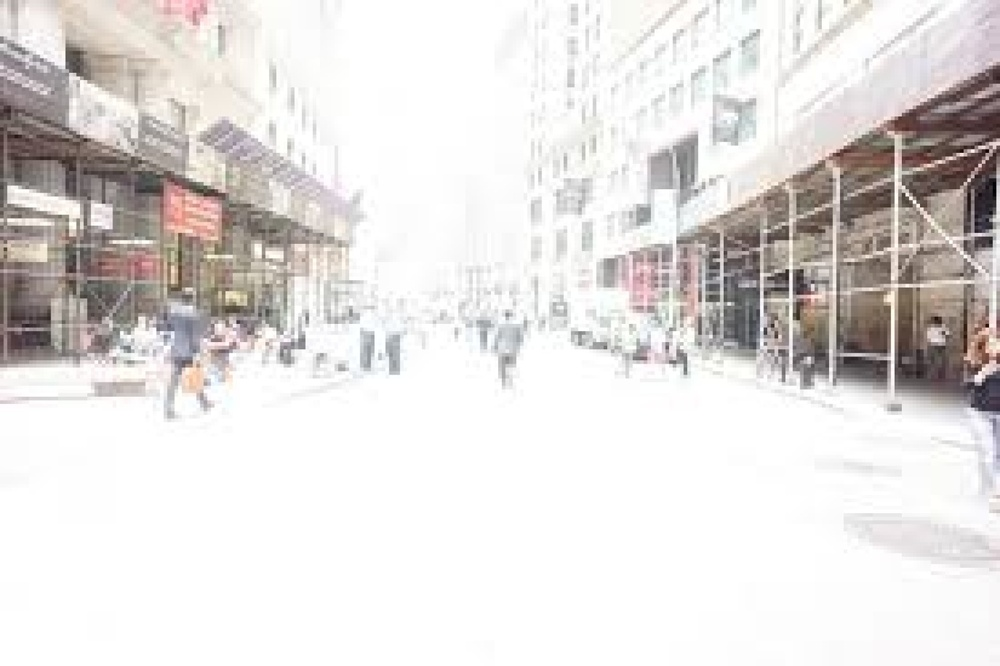
#> input picture high-exposure.jpg, 1000 x 666 px, shrunk from 1538 x 1024 before the run
$ python -i histogram.py   (imports and definitions only)
#> lines starting #> are read from the running program, lines starting #| are printed output that depends on the picture
#> further down, picture is the input picture: shape (666, 1000, 3); mean B, G, R 220.3, 222, 225.4
import numpy as np
import cv2

def compute_sk(img):
  hist = cv2.calcHist([img], [0], None, [256], [0, 256])
  h, w = img.shape[:2]
  hist = hist/(h*w)

  cdf = np.cumsum(hist)
  s_k = (255 * cdf-0.5).astype("uint8")
  return s_k

def equalize(img):
  s_k = compute_sk(img)
  equalized_img = cv2.LUT(img, s_k)
  return equalized_img

def equalize_cv2_colored(img):
  # equalized_img_cv2 = cv2.equalizeHist(img)
  R, G, B = cv2.split(img)
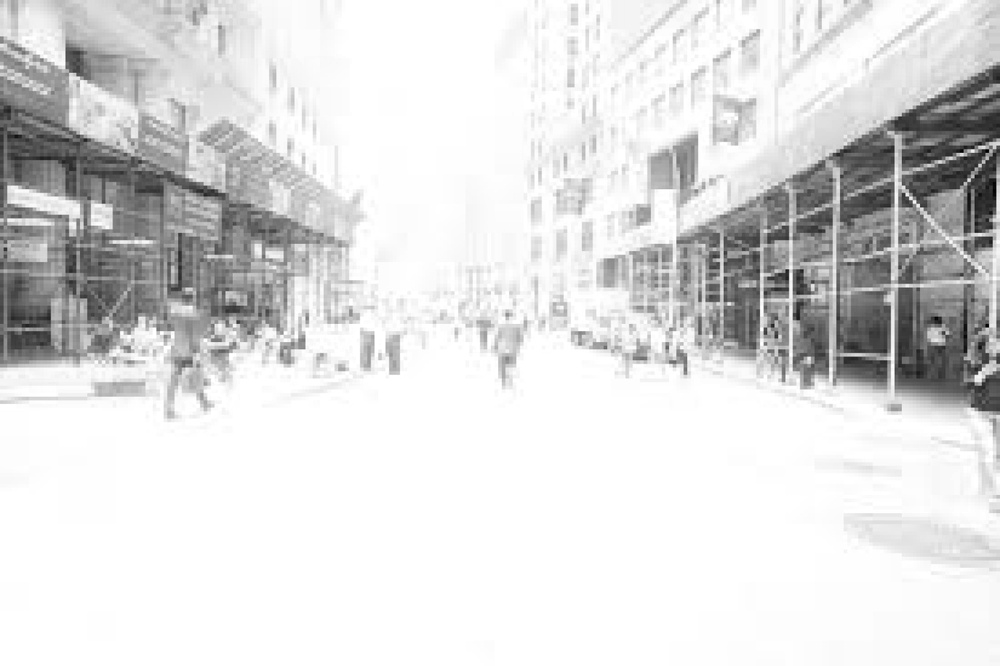
#> R: shape (666, 1000); min 0, max 255, mean 220.3
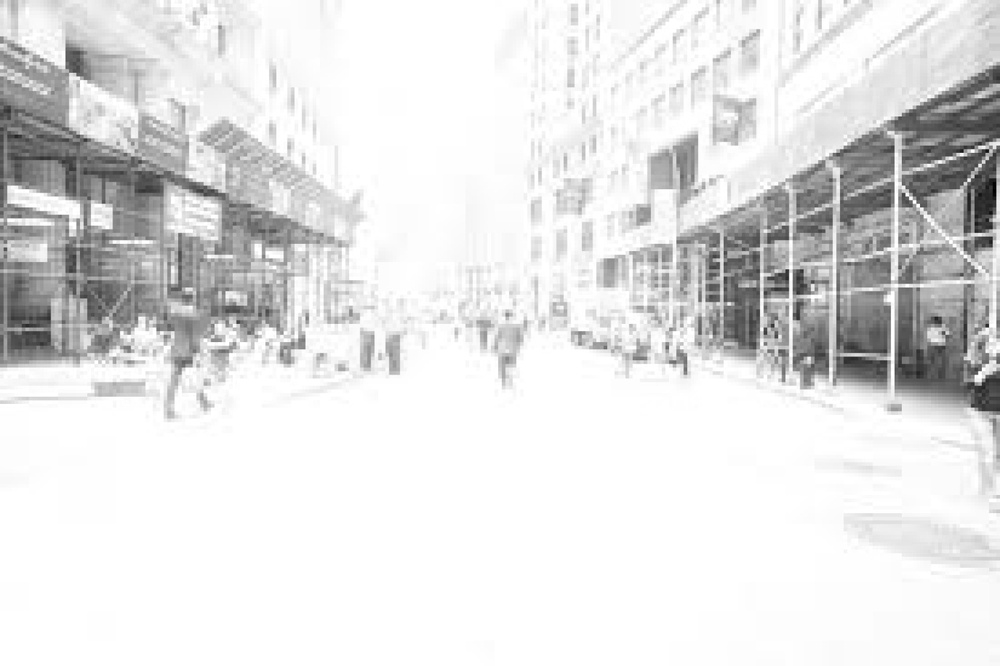
#> B: shape (666, 1000); min 0, max 255, mean 225.4

  output1_R = cv2.equalizeHist(R)
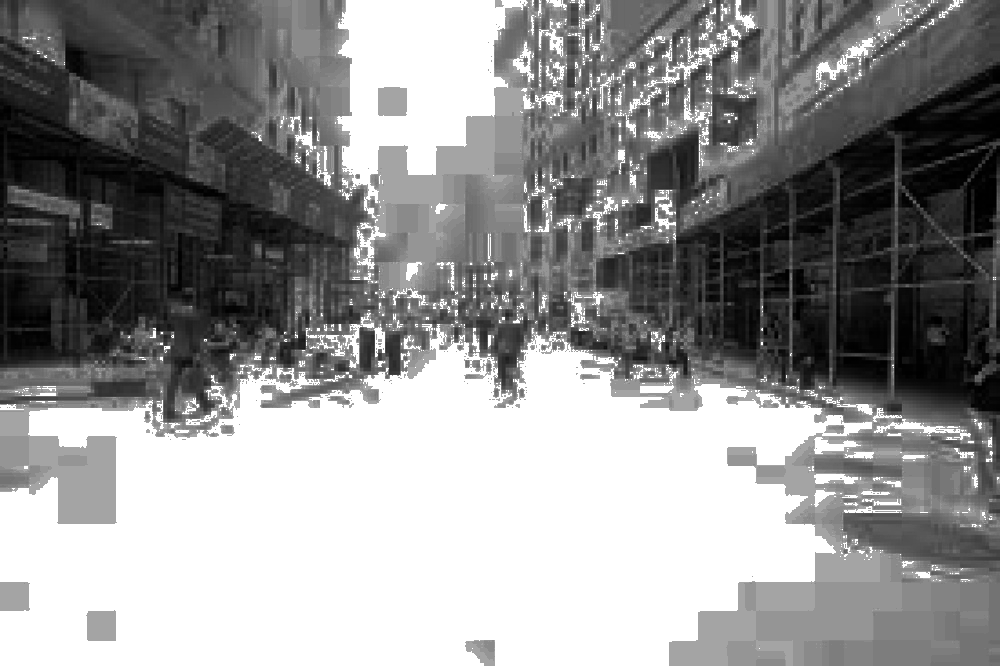
#> output1_R: shape (666, 1000); min 0, max 255, mean 144.7
  output1_G = cv2.equalizeHist(G)
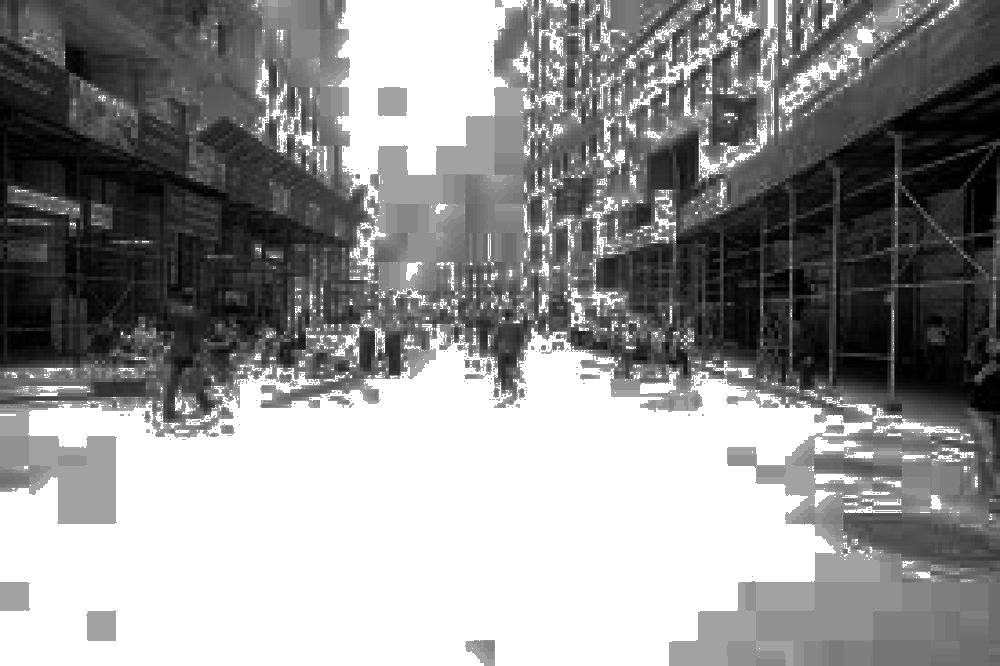
#> output1_G: shape (666, 1000); min 0, max 255, mean 145.6
  output1_B = cv2.equalizeHist(B)
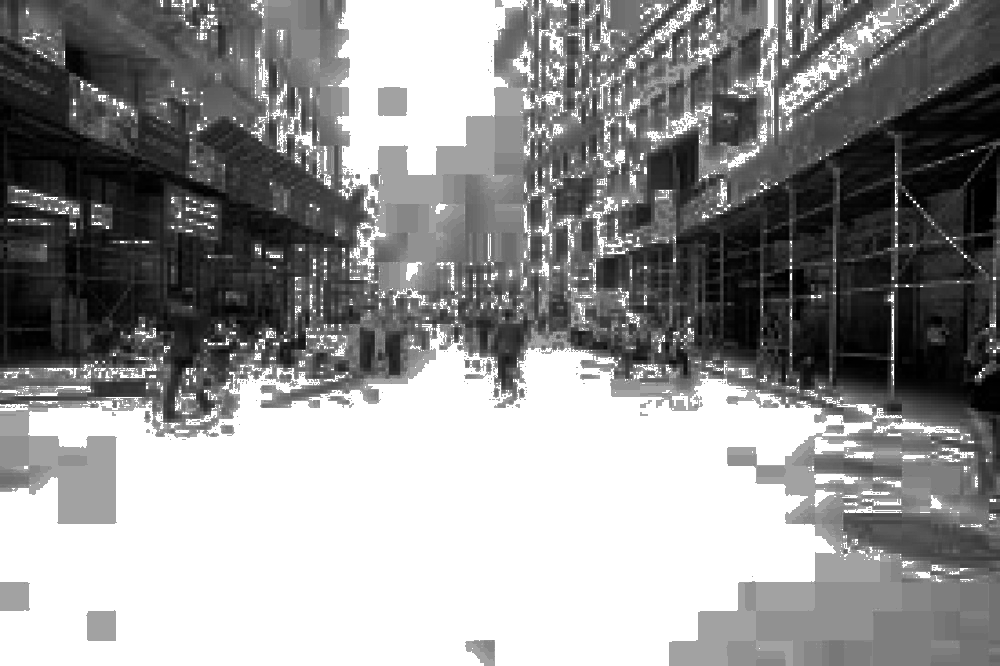
#> output1_B: shape (666, 1000); min 0, max 255, mean 145.8

  equ = cv2.merge((output1_R, output1_G, output1_B))
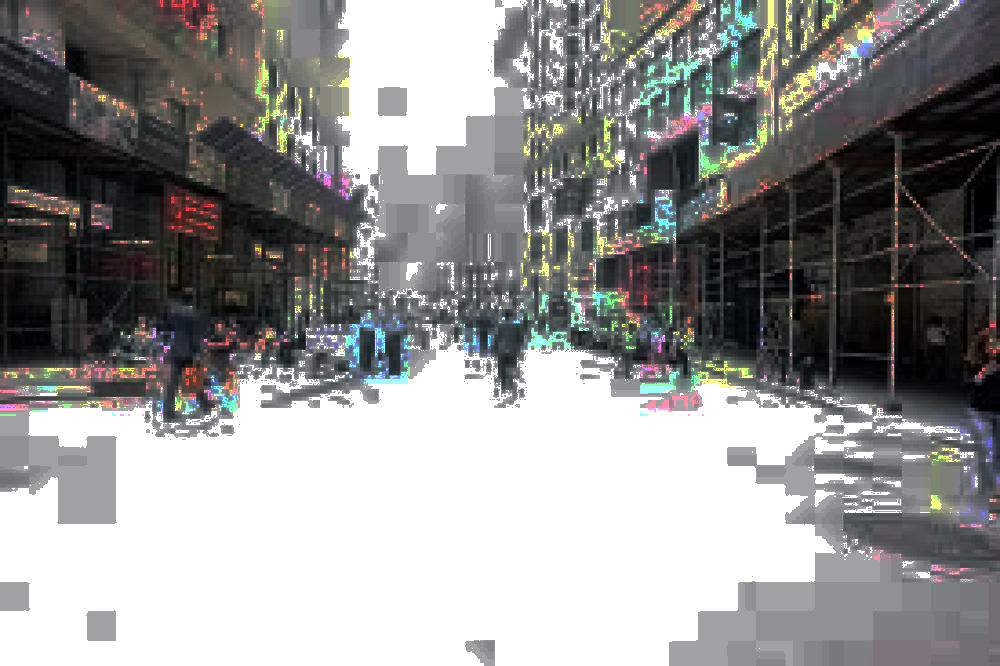
#> equ: shape (666, 1000, 3); mean B, G, R 144.7, 145.6, 145.8
  return equ

def equalize_cv2_grayscale(img):
  equ = cv2.equalizeHist(img)
  return equ

def adaptive_equalize(img):
  clahe = cv2.createCLAHE(clipLimit=40, tileGridSize=(8,8))
  clahe_high = clahe.apply(img)
  return clahe_high

def is_gray_scale(img):
    w, h = img.size
    for i in range(w):
      for j in range(h):
        r, g, b = img.getpixel((i,j))
        if r != g != b:
          return False
    return True

>>> import cv2
>>> picture = cv2.imread('../high-exposure.jpg')
>>> result = equalize_cv2_colored(picture)
